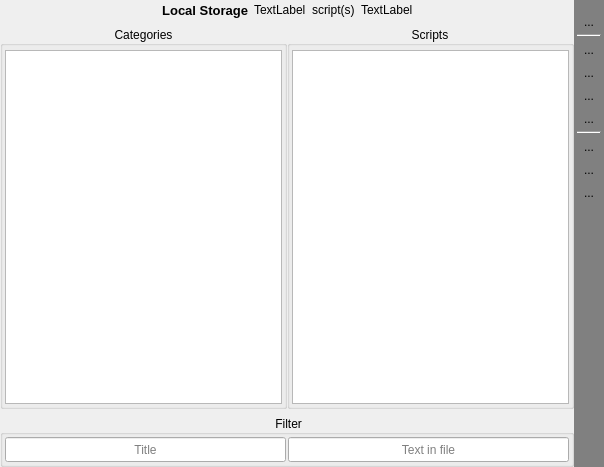
<?xml version="1.0" encoding="UTF-8"?>
<ui version="4.0">
 <class>SE3</class>
 <widget class="QMainWindow" name="SE3">
  <property name="geometry">
   <rect>
    <x>0</x>
    <y>0</y>
    <width>604</width>
    <height>467</height>
   </rect>
  </property>
  <property name="sizePolicy">
   <sizepolicy hsizetype="MinimumExpanding" vsizetype="MinimumExpanding">
    <horstretch>0</horstretch>
    <verstretch>0</verstretch>
   </sizepolicy>
  </property>
  <property name="minimumSize">
   <size>
    <width>466</width>
    <height>400</height>
   </size>
  </property>
  <property name="maximumSize">
   <size>
    <width>16777215</width>
    <height>16777215</height>
   </size>
  </property>
  <property name="windowTitle">
   <string>Script Executor 3</string>
  </property>
  <property name="styleSheet">
   <string notr="true"/>
  </property>
  <widget class="QWidget" name="centralWidget">
   <property name="sizePolicy">
    <sizepolicy hsizetype="MinimumExpanding" vsizetype="MinimumExpanding">
     <horstretch>0</horstretch>
     <verstretch>0</verstretch>
    </sizepolicy>
   </property>
   <property name="styleSheet">
    <string notr="true">QWidgetcentralWidget{background: gray}</string>
   </property>
   <layout class="QHBoxLayout" name="horizontalLayout_4">
    <property name="spacing">
     <number>0</number>
    </property>
    <property name="leftMargin">
     <number>0</number>
    </property>
    <property name="topMargin">
     <number>0</number>
    </property>
    <property name="rightMargin">
     <number>0</number>
    </property>
    <property name="bottomMargin">
     <number>0</number>
    </property>
    <item>
     <layout class="QVBoxLayout" name="verticalLayout">
      <item>
       <layout class="QHBoxLayout" name="horizontalLayout_3">
        <item>
         <spacer name="horizontalSpacer">
          <property name="orientation">
           <enum>Qt::Horizontal</enum>
          </property>
          <property name="sizeHint" stdset="0">
           <size>
            <width>40</width>
            <height>20</height>
           </size>
          </property>
         </spacer>
        </item>
        <item>
         <widget class="QLabel" name="lStorage">
          <property name="sizePolicy">
           <sizepolicy hsizetype="Preferred" vsizetype="Preferred">
            <horstretch>0</horstretch>
            <verstretch>0</verstretch>
           </sizepolicy>
          </property>
          <property name="font">
           <font>
            <pointsize>10</pointsize>
            <weight>75</weight>
            <bold>true</bold>
           </font>
          </property>
          <property name="text">
           <string>Local Storage</string>
          </property>
          <property name="alignment">
           <set>Qt::AlignRight|Qt::AlignTrailing|Qt::AlignVCenter</set>
          </property>
         </widget>
        </item>
        <item>
         <widget class="QLabel" name="lFileCnt">
          <property name="sizePolicy">
           <sizepolicy hsizetype="Preferred" vsizetype="Preferred">
            <horstretch>0</horstretch>
            <verstretch>0</verstretch>
           </sizepolicy>
          </property>
          <property name="text">
           <string>TextLabel</string>
          </property>
         </widget>
        </item>
        <item>
         <widget class="QLabel" name="lscripts">
          <property name="sizePolicy">
           <sizepolicy hsizetype="Preferred" vsizetype="Preferred">
            <horstretch>0</horstretch>
            <verstretch>0</verstretch>
           </sizepolicy>
          </property>
          <property name="text">
           <string>script(s)</string>
          </property>
         </widget>
        </item>
        <item>
         <widget class="QLabel" name="lFilteredInd">
          <property name="sizePolicy">
           <sizepolicy hsizetype="Preferred" vsizetype="Preferred">
            <horstretch>0</horstretch>
            <verstretch>0</verstretch>
           </sizepolicy>
          </property>
          <property name="text">
           <string>TextLabel</string>
          </property>
         </widget>
        </item>
        <item>
         <spacer name="horizontalSpacer_2">
          <property name="orientation">
           <enum>Qt::Horizontal</enum>
          </property>
          <property name="sizeHint" stdset="0">
           <size>
            <width>40</width>
            <height>20</height>
           </size>
          </property>
         </spacer>
        </item>
       </layout>
      </item>
      <item>
       <layout class="QHBoxLayout" name="horizontalLayout">
        <property name="spacing">
         <number>0</number>
        </property>
        <property name="sizeConstraint">
         <enum>QLayout::SetMinimumSize</enum>
        </property>
        <item>
         <widget class="QGroupBox" name="gbCategories">
          <property name="title">
           <string> Categories </string>
          </property>
          <property name="alignment">
           <set>Qt::AlignCenter</set>
          </property>
          <property name="flat">
           <bool>true</bool>
          </property>
          <layout class="QVBoxLayout" name="verticalLayout_2">
           <property name="spacing">
            <number>2</number>
           </property>
           <property name="leftMargin">
            <number>2</number>
           </property>
           <property name="topMargin">
            <number>4</number>
           </property>
           <property name="rightMargin">
            <number>2</number>
           </property>
           <property name="bottomMargin">
            <number>2</number>
           </property>
           <item>
            <widget class="QListView" name="lvCategories"/>
           </item>
          </layout>
         </widget>
        </item>
        <item>
         <widget class="QGroupBox" name="gbScripts">
          <property name="sizePolicy">
           <sizepolicy hsizetype="Preferred" vsizetype="MinimumExpanding">
            <horstretch>0</horstretch>
            <verstretch>0</verstretch>
           </sizepolicy>
          </property>
          <property name="title">
           <string> Scripts </string>
          </property>
          <property name="alignment">
           <set>Qt::AlignCenter</set>
          </property>
          <property name="flat">
           <bool>true</bool>
          </property>
          <layout class="QVBoxLayout" name="verticalLayout_3">
           <property name="spacing">
            <number>2</number>
           </property>
           <property name="leftMargin">
            <number>2</number>
           </property>
           <property name="topMargin">
            <number>4</number>
           </property>
           <property name="rightMargin">
            <number>2</number>
           </property>
           <property name="bottomMargin">
            <number>2</number>
           </property>
           <item>
            <widget class="QListView" name="lvOperations"/>
           </item>
          </layout>
         </widget>
        </item>
       </layout>
      </item>
      <item>
       <widget class="QGroupBox" name="gbFind">
        <property name="minimumSize">
         <size>
          <width>0</width>
          <height>50</height>
         </size>
        </property>
        <property name="title">
         <string> Filter</string>
        </property>
        <property name="alignment">
         <set>Qt::AlignCenter</set>
        </property>
        <property name="flat">
         <bool>true</bool>
        </property>
        <layout class="QHBoxLayout" name="horizontalLayout_2">
         <property name="spacing">
          <number>2</number>
         </property>
         <property name="leftMargin">
          <number>2</number>
         </property>
         <property name="topMargin">
          <number>2</number>
         </property>
         <property name="rightMargin">
          <number>2</number>
         </property>
         <property name="bottomMargin">
          <number>2</number>
         </property>
         <item>
          <widget class="QLineEdit" name="leTitleFilter">
           <property name="sizePolicy">
            <sizepolicy hsizetype="Expanding" vsizetype="Maximum">
             <horstretch>0</horstretch>
             <verstretch>0</verstretch>
            </sizepolicy>
           </property>
           <property name="minimumSize">
            <size>
             <width>0</width>
             <height>25</height>
            </size>
           </property>
           <property name="alignment">
            <set>Qt::AlignCenter</set>
           </property>
           <property name="placeholderText">
            <string>Title</string>
           </property>
          </widget>
         </item>
         <item>
          <widget class="QLineEdit" name="leTextFilter">
           <property name="minimumSize">
            <size>
             <width>0</width>
             <height>25</height>
            </size>
           </property>
           <property name="alignment">
            <set>Qt::AlignCenter</set>
           </property>
           <property name="placeholderText">
            <string>Text in file</string>
           </property>
          </widget>
         </item>
        </layout>
       </widget>
      </item>
     </layout>
    </item>
    <item>
     <widget class="QWidget" name="wRightPanel" native="true">
      <property name="styleSheet">
       <string notr="true">QWidget#wRightPanel{background-color:gray}</string>
      </property>
      <layout class="QVBoxLayout" name="verticalLayout_4">
       <property name="spacing">
        <number>2</number>
       </property>
       <property name="leftMargin">
        <number>3</number>
       </property>
       <property name="topMargin">
        <number>0</number>
       </property>
       <property name="rightMargin">
        <number>3</number>
       </property>
       <property name="bottomMargin">
        <number>0</number>
       </property>
       <item>
        <spacer name="verticalSpacer_2">
         <property name="orientation">
          <enum>Qt::Vertical</enum>
         </property>
         <property name="sizeType">
          <enum>QSizePolicy::Fixed</enum>
         </property>
         <property name="sizeHint" stdset="0">
          <size>
           <width>20</width>
           <height>11</height>
          </size>
         </property>
        </spacer>
       </item>
       <item>
        <widget class="QToolButton" name="tbLaunch">
         <property name="sizePolicy">
          <sizepolicy hsizetype="Fixed" vsizetype="Fixed">
           <horstretch>0</horstretch>
           <verstretch>0</verstretch>
          </sizepolicy>
         </property>
         <property name="toolTip">
          <string>Launch</string>
         </property>
         <property name="text">
          <string>...</string>
         </property>
         <property name="icon">
          <iconset resource="rsrc.qrc">
           <normaloff>:/launch</normaloff>:/launch</iconset>
         </property>
         <property name="iconSize">
          <size>
           <width>48</width>
           <height>48</height>
          </size>
         </property>
         <property name="toolButtonStyle">
          <enum>Qt::ToolButtonIconOnly</enum>
         </property>
         <property name="autoRaise">
          <bool>true</bool>
         </property>
        </widget>
       </item>
       <item>
        <widget class="Line" name="line_2">
         <property name="orientation">
          <enum>Qt::Horizontal</enum>
         </property>
        </widget>
       </item>
       <item>
        <widget class="QToolButton" name="tbNetwork">
         <property name="sizePolicy">
          <sizepolicy hsizetype="Fixed" vsizetype="Fixed">
           <horstretch>0</horstretch>
           <verstretch>0</verstretch>
          </sizepolicy>
         </property>
         <property name="toolTip">
          <string>Network storage</string>
         </property>
         <property name="text">
          <string>...</string>
         </property>
         <property name="icon">
          <iconset resource="rsrc.qrc">
           <normaloff>:/network_inakt</normaloff>
           <normalon>:/network</normalon>:/network_inakt</iconset>
         </property>
         <property name="iconSize">
          <size>
           <width>48</width>
           <height>48</height>
          </size>
         </property>
         <property name="checkable">
          <bool>true</bool>
         </property>
         <property name="toolButtonStyle">
          <enum>Qt::ToolButtonIconOnly</enum>
         </property>
         <property name="autoRaise">
          <bool>true</bool>
         </property>
        </widget>
       </item>
       <item>
        <widget class="QToolButton" name="tbDir">
         <property name="sizePolicy">
          <sizepolicy hsizetype="Fixed" vsizetype="Fixed">
           <horstretch>0</horstretch>
           <verstretch>0</verstretch>
          </sizepolicy>
         </property>
         <property name="toolTip">
          <string>Show by Directory</string>
         </property>
         <property name="text">
          <string>...</string>
         </property>
         <property name="icon">
          <iconset resource="rsrc.qrc">
           <normaloff>:/folder_inakt</normaloff>
           <normalon>:/folder</normalon>:/folder_inakt</iconset>
         </property>
         <property name="iconSize">
          <size>
           <width>48</width>
           <height>48</height>
          </size>
         </property>
         <property name="checkable">
          <bool>true</bool>
         </property>
         <property name="toolButtonStyle">
          <enum>Qt::ToolButtonIconOnly</enum>
         </property>
         <property name="autoRaise">
          <bool>true</bool>
         </property>
        </widget>
       </item>
       <item>
        <widget class="QToolButton" name="tbFind">
         <property name="sizePolicy">
          <sizepolicy hsizetype="Fixed" vsizetype="Fixed">
           <horstretch>0</horstretch>
           <verstretch>0</verstretch>
          </sizepolicy>
         </property>
         <property name="toolTip">
          <string>Show All in One</string>
         </property>
         <property name="text">
          <string>...</string>
         </property>
         <property name="icon">
          <iconset resource="rsrc.qrc">
           <normaloff>:/all_inakt</normaloff>
           <normalon>:/all</normalon>:/all_inakt</iconset>
         </property>
         <property name="iconSize">
          <size>
           <width>48</width>
           <height>48</height>
          </size>
         </property>
         <property name="checkable">
          <bool>true</bool>
         </property>
         <property name="toolButtonStyle">
          <enum>Qt::ToolButtonIconOnly</enum>
         </property>
         <property name="autoRaise">
          <bool>true</bool>
         </property>
        </widget>
       </item>
       <item>
        <widget class="QToolButton" name="tbRescan">
         <property name="sizePolicy">
          <sizepolicy hsizetype="Fixed" vsizetype="Fixed">
           <horstretch>0</horstretch>
           <verstretch>0</verstretch>
          </sizepolicy>
         </property>
         <property name="toolTip">
          <string>Rescan</string>
         </property>
         <property name="text">
          <string>...</string>
         </property>
         <property name="icon">
          <iconset resource="rsrc.qrc">
           <normaloff>:/rescan</normaloff>:/rescan</iconset>
         </property>
         <property name="iconSize">
          <size>
           <width>48</width>
           <height>48</height>
          </size>
         </property>
         <property name="toolButtonStyle">
          <enum>Qt::ToolButtonIconOnly</enum>
         </property>
         <property name="autoRaise">
          <bool>true</bool>
         </property>
        </widget>
       </item>
       <item>
        <widget class="Line" name="line">
         <property name="orientation">
          <enum>Qt::Horizontal</enum>
         </property>
        </widget>
       </item>
       <item>
        <widget class="QToolButton" name="tbEditScript">
         <property name="sizePolicy">
          <sizepolicy hsizetype="Fixed" vsizetype="Fixed">
           <horstretch>0</horstretch>
           <verstretch>0</verstretch>
          </sizepolicy>
         </property>
         <property name="toolTip">
          <string>Edit script</string>
         </property>
         <property name="text">
          <string>...</string>
         </property>
         <property name="icon">
          <iconset resource="rsrc.qrc">
           <normaloff>:/edit</normaloff>:/edit</iconset>
         </property>
         <property name="iconSize">
          <size>
           <width>48</width>
           <height>48</height>
          </size>
         </property>
         <property name="popupMode">
          <enum>QToolButton::InstantPopup</enum>
         </property>
         <property name="autoRaise">
          <bool>true</bool>
         </property>
        </widget>
       </item>
       <item>
        <widget class="QToolButton" name="tbNewScript">
         <property name="sizePolicy">
          <sizepolicy hsizetype="Fixed" vsizetype="Fixed">
           <horstretch>0</horstretch>
           <verstretch>0</verstretch>
          </sizepolicy>
         </property>
         <property name="toolTip">
          <string>New script</string>
         </property>
         <property name="text">
          <string>...</string>
         </property>
         <property name="icon">
          <iconset resource="rsrc.qrc">
           <normaloff>:/new</normaloff>:/new</iconset>
         </property>
         <property name="iconSize">
          <size>
           <width>48</width>
           <height>48</height>
          </size>
         </property>
         <property name="autoRaise">
          <bool>true</bool>
         </property>
        </widget>
       </item>
       <item>
        <widget class="QToolButton" name="tbDelScript">
         <property name="sizePolicy">
          <sizepolicy hsizetype="Fixed" vsizetype="Fixed">
           <horstretch>0</horstretch>
           <verstretch>0</verstretch>
          </sizepolicy>
         </property>
         <property name="toolTip">
          <string>Delete script</string>
         </property>
         <property name="text">
          <string>...</string>
         </property>
         <property name="icon">
          <iconset resource="rsrc.qrc">
           <normaloff>:/delete</normaloff>:/delete</iconset>
         </property>
         <property name="iconSize">
          <size>
           <width>48</width>
           <height>48</height>
          </size>
         </property>
         <property name="autoRaise">
          <bool>true</bool>
         </property>
        </widget>
       </item>
       <item>
        <spacer name="verticalSpacer">
         <property name="orientation">
          <enum>Qt::Vertical</enum>
         </property>
         <property name="sizeHint" stdset="0">
          <size>
           <width>20</width>
           <height>151</height>
          </size>
         </property>
        </spacer>
       </item>
      </layout>
     </widget>
    </item>
   </layout>
  </widget>
 </widget>
 <layoutdefault spacing="6" margin="11"/>
 <resources>
  <include location="rsrc.qrc"/>
 </resources>
 <connections/>
</ui>
